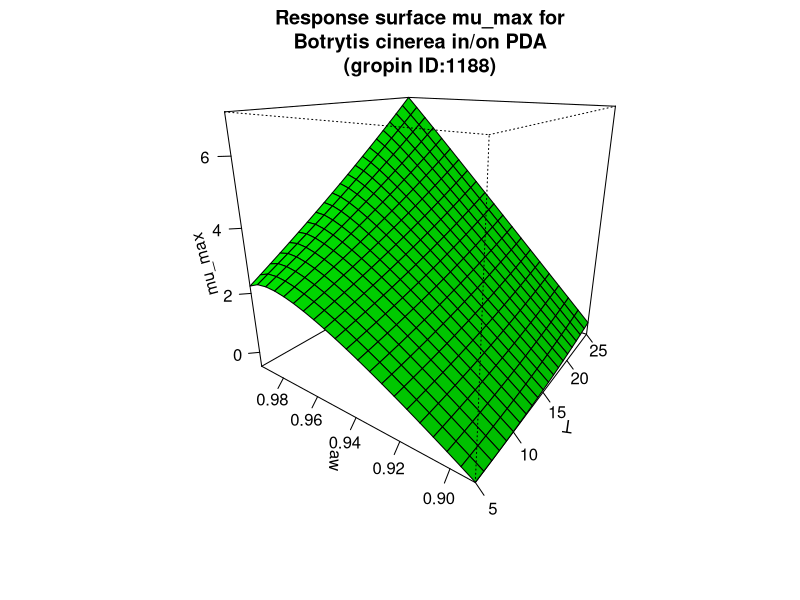

Recreate this plot in R.
#############################
# start of Parameter script
#############################
T <- seq(4.995004995005,25.025,length.out=21)
aw <- seq(0.89089,0.994005994005994,length.out=21)
#############################
# end of Parameter script
#############################
############################# 
# start of Model script Gropin ID 1188 
#############################
 
# constant coefficients for this model
 
variables <- data.frame(T,aw)
argumentsPar <- expand.grid(variables)
 
# heart of the model
response_surface <- function(T,aw) {
   mumax <-(-0.125+(22.690)* sqrt(1-aw)-71.360*( sqrt(1-aw)* sqrt(1-aw))+0.267*T+0.0015*T*T-0.877* sqrt(1-aw)*T)

return(mumax=mumax)
} 

# output parameters
mumax <- cbind(argumentsPar,response_surface(argumentsPar['T'],argumentsPar['aw']))
colnames(mumax) <- c(colnames(argumentsPar),'mumax')
#############################
# End of Model script
#############################
############################# 
# start of Visualisation script Gropin ID 1188 
#############################
persp(T,aw,matrix(unlist(mumax$mumax),nrow=21),col = 'green',xlab='T',ylab='aw',zlab='mu_max',main='Response surface mu_max for
Botrytis cinerea in/on PDA
(gropin ID:1188)',theta=305,phi=20,shade=0.25,ticktype = 'detailed')
#############################
# End of Visualisation script
#############################
